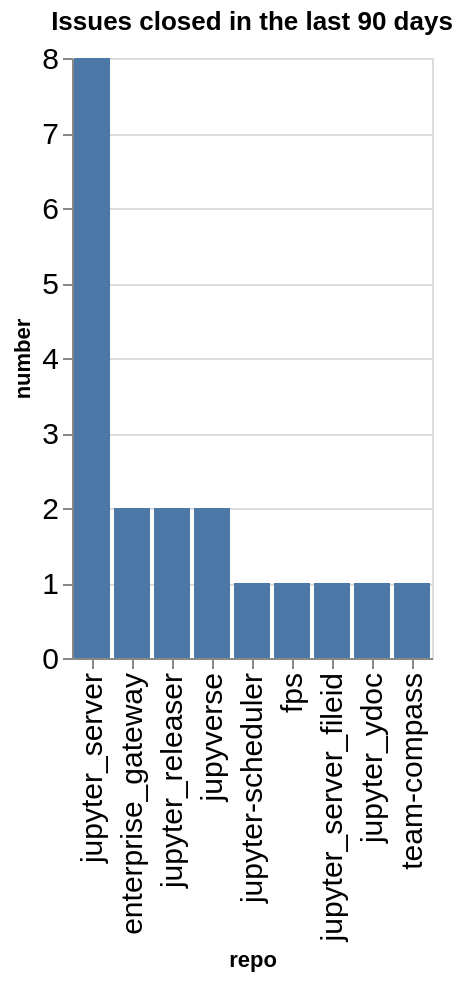

Notebook cell for this chart:
### Code cell
closed_counts = closed.groupby(['org', 'repo']).count()['number'].reset_index()
closed_counts['org/repo'] = closed_counts.apply(lambda a: a['org'] + '/' + a['repo'], axis=1)
sorted_vals = closed_counts.sort_values(['number'], ascending=False)['repo'].values
alt.Chart(data=closed_counts, title=f"Issues closed in the last {n_days} days").mark_bar().encode(
    x=alt.X('repo', sort=alt.Sort(sorted_vals.tolist())),
    y='number',
)

### Figure 1 — Vega-Lite specification as saved in the notebook (floating-point values rounded to 4 significant figures)
{"config": {"axisLeft": {"labelFontSize": 15}, "axisBottom": {"labelFontSize": 15}}, "data": {"name": "data-e0d7f46bf7c3c6fccf06054eae24a877"}, "mark": {"type": "bar"}, "encoding": {"x": {"field": "repo", "sort": ["jupyter_server", "enterprise_gateway", "jupyter_releaser", "jupyverse", "jupyter-scheduler", "fps", "jupyter_server_fileid", "jupyter_ydoc", "team-compass"], "type": "nominal"}, "y": {"field": "number", "type": "quantitative"}}, "title": "Issues closed in the last 90 days", "$schema": "https://vega.github.io/schema/vega-lite/v5.20.1.json", "datasets": {"data-e0d7f46bf7c3c6fccf06054eae24a877": [{"org": "jupyter-server", "repo": "enterprise_gateway", "number": 2, "org/repo": "jupyter-server/enterprise_gateway"}, {"org": "jupyter-server", "repo": "fps", "number": 1, "org/repo": "jupyter-server/fps"}, {"org": "jupyter-server", "repo": "jupyter-scheduler", "number": 1, "org/repo": "jupyter-server/jupyter-scheduler"}, {"org": "jupyter-server", "repo": "jupyter_releaser", "number": 2, "org/repo": "jupyter-server/jupyter_releaser"}, {"org": "jupyter-server", "repo": "jupyter_server", "number": 8, "org/repo": "jupyter-server/jupyter_server"}, {"org": "jupyter-server", "repo": "jupyter_server_fileid", "number": 1, "org/repo": "jupyter-server/jupyter_server_fileid"}, {"org": "jupyter-server", "repo": "jupyter_ydoc", "number": 1, "org/repo": "jupyter-server/jupyter_ydoc"}, {"org": "jupyter-server", "repo": "jupyverse", "number": 2, "org/repo": "jupyter-server/jupyverse"}, {"org": "jupyter-server", "repo": "team-compass", "number": 1, "org/repo": "jupyter-server/team-compass"}]}}
